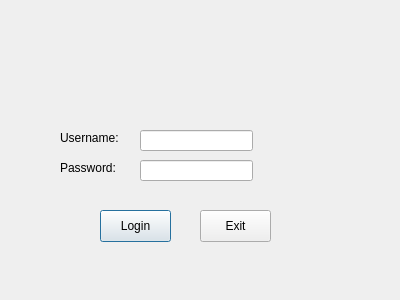
<?xml version="1.0" encoding="UTF-8"?>
<ui version="4.0">
 <class>loginDlg</class>
 <widget class="QDialog" name="loginDlg">
  <property name="geometry">
   <rect>
    <x>0</x>
    <y>0</y>
    <width>400</width>
    <height>300</height>
   </rect>
  </property>
  <property name="windowTitle">
   <string>Login</string>
  </property>
  <widget class="QLabel" name="label">
   <property name="geometry">
    <rect>
     <x>60</x>
     <y>130</y>
     <width>71</width>
     <height>16</height>
    </rect>
   </property>
   <property name="text">
    <string>Username:</string>
   </property>
  </widget>
  <widget class="QLabel" name="label_2">
   <property name="geometry">
    <rect>
     <x>60</x>
     <y>160</y>
     <width>71</width>
     <height>16</height>
    </rect>
   </property>
   <property name="text">
    <string>Password:</string>
   </property>
  </widget>
  <widget class="QLineEdit" name="userLineEdit">
   <property name="geometry">
    <rect>
     <x>140</x>
     <y>130</y>
     <width>113</width>
     <height>21</height>
    </rect>
   </property>
  </widget>
  <widget class="QLineEdit" name="pwdLineEdit">
   <property name="geometry">
    <rect>
     <x>140</x>
     <y>160</y>
     <width>113</width>
     <height>21</height>
    </rect>
   </property>
  </widget>
  <widget class="QPushButton" name="loginBtn">
   <property name="geometry">
    <rect>
     <x>100</x>
     <y>210</y>
     <width>71</width>
     <height>32</height>
    </rect>
   </property>
   <property name="text">
    <string>Login</string>
   </property>
  </widget>
  <widget class="QPushButton" name="exitBtn">
   <property name="geometry">
    <rect>
     <x>200</x>
     <y>210</y>
     <width>71</width>
     <height>32</height>
    </rect>
   </property>
   <property name="text">
    <string>Exit</string>
   </property>
  </widget>
 </widget>
 <resources/>
 <connections>
  <connection>
   <sender>exitBtn</sender>
   <signal>clicked()</signal>
   <receiver>loginDlg</receiver>
   <slot>close()</slot>
   <hints>
    <hint type="sourcelabel">
     <x>235</x>
     <y>225</y>
    </hint>
    <hint type="destinationlabel">
     <x>199</x>
     <y>149</y>
    </hint>
   </hints>
  </connection>
 </connections>
</ui>
